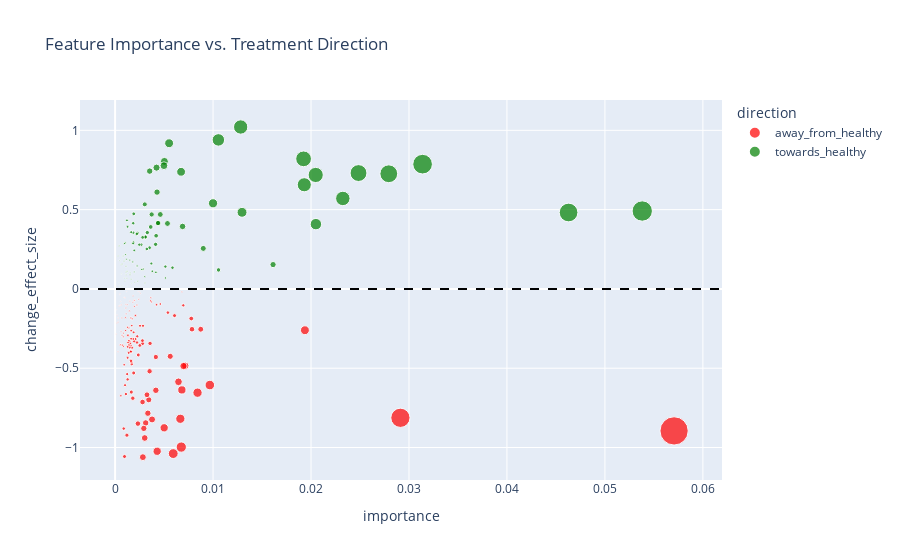

Source (notebook cell):
### Code cell
### Test with no "at" features
# 1. Train Healthy vs Sick model

## remove features with ' at ' in the name
_healthy_left_hindlimb_features_df = healthy_left_hindlimb_features_df.loc[
    :, ~healthy_left_hindlimb_features_df.columns.str.contains(' at ')
]
_sick_left_hindlimb_features_df = sick_left_hindlimb_features_df.loc[
    :, ~sick_left_hindlimb_features_df.columns.str.contains(' at ')
]
_treatment_left_hindlimb_features_df = treatment_left_hindlimb_features_df.loc[
    :, ~treatment_left_hindlimb_features_df.columns.str.contains(' at ')
]

## standardize the features
scaler = StandardScaler()
scaled_healthy_features = scaler.fit_transform(_healthy_left_hindlimb_features_df)
scaled_sick_features = scaler.transform(_sick_left_hindlimb_features_df)
scaled_treatment_features = scaler.transform(_treatment_left_hindlimb_features_df)

X = np.concatenate([scaled_healthy_features, scaled_sick_features])
y = [0] * len(scaled_healthy_features) + [1] * len(scaled_sick_features)  # 0=Healthy, 1=Sick

rf = RandomForestClassifier(n_estimators=500, random_state=42)
rf.fit(X, y)

importances = pd.Series(rf.feature_importances_, index=_healthy_left_hindlimb_features_df.columns).sort_values(ascending=False)

# 2. For each top feature, check treatment direction
rows = []
for col in importances.index:
    h = _healthy_left_hindlimb_features_df[col].dropna()
    s = _sick_left_hindlimb_features_df[col].dropna()
    t = _treatment_left_hindlimb_features_df[col].dropna()

    if len(h) < 2 or len(s) < 2 or len(t) == 0:
        continue  # skip if no variance or insufficient samples

    d_sick = abs(s.mean() - h.mean())
    d_treat = abs(t.mean() - h.mean())

    # Pooled std for Healthy vs Sick
    pooled_std = np.sqrt(((len(h)-1)*h.var() + (len(s)-1)*s.var()) / (len(h) + len(s) - 2))

    if pooled_std == 0:
        change_effect_size = np.nan
    else:
        change_effect_size = (d_sick - d_treat) / pooled_std

    rows.append((col, importances[col], d_sick - d_treat, change_effect_size))

res_df = pd.DataFrame(rows, columns=["feature", "importance", "change_score", "change_effect_size"])

# Step 3: Sort by combined score
res_df["combined_rank"] = res_df["importance"] * res_df["change_effect_size"].abs()
res_df = res_df.sort_values("combined_rank", ascending=False)

# Optional: add a label for direction
res_df["direction"] = res_df["change_effect_size"].apply(lambda x: "towards_healthy" if x > 0 else "away_from_healthy" if x < 0 else "no_change")

# print(res_df.head(20))  # top 20 most important + largest shift
print("Feature number after removing ' at ': ", res_df.shape[0])
print("\nDirection counts:\n", res_df["direction"].value_counts())

## export results to CSV
res_df.to_csv(os.path.join('./', 'feature_change_analysis_no_at.csv'), index=False)

fig = px.scatter(
    res_df,
    x="importance",
    y="change_effect_size",
    size="combined_rank",
    color="direction",
    hover_data=["feature", "importance", "change_effect_size", "combined_rank"],
    color_discrete_map={
        "towards_healthy": "green",
        "away_from_healthy": "red",
        "no_change": "gray"
    },
    title="Feature Importance vs. Treatment Direction"
)

fig.add_hline(y=0, line_dash="dash", line_color="black")
fig.show()
# fig.write_html(os.path.join('./', 'treatment_influence.html'))

print(res_df.head(20))

### Figure 1 — Plotly figure (JSON) as saved in the notebook; plotly's stock layout.template omitted (floating-point values rounded to 4 significant figures; data arrays with more than 128 entries replaced by an {"elided": "..."} marker saying what was removed)
{"data": [{"customdata": {"elided": "137x2 mixed values"}, "hovertemplate": "direction=away_from_healthy<br>importance=%{x}<br>change_effect_size=%{y}<br>combined_rank=%{customdata[1]}<br>feature=%{customdata[0]}<extra></extra>", "legendgroup": "away_from_healthy", "marker": {"color": "red", "size": {"elided": "137 float values"}, "sizemode": "area", "sizeref": 0.0001277, "symbol": "circle"}, "mode": "markers", "name": "away_from_healthy", "orientation": "v", "showlegend": true, "type": "scatter", "x": {"elided": "137 float values"}, "xaxis": "x", "y": {"elided": "137 float values"}, "yaxis": "y"}, {"customdata": {"elided": "98x2 mixed values"}, "hovertemplate": "direction=towards_healthy<br>importance=%{x}<br>change_effect_size=%{y}<br>combined_rank=%{customdata[1]}<br>feature=%{customdata[0]}<extra></extra>", "legendgroup": "towards_healthy", "marker": {"color": "green", "size": [0.02643, 0.02469, 0.02231, 0.02028, 0.01815, 0.01578, 0.01471, 0.01326, 0.01309, 0.01268, 0.009906, 0.008371, 0.00626, 0.005397, 0.005065, 0.004975, 0.004048, 0.003874, 0.003233, 0.002714, 0.002624, 0.002614, 0.002474, 0.0023, 0.002206, 0.002167, 0.001838, 0.001815, 0.001752, 0.001615, 0.001421, 0.001404, 0.001265, 0.001169, 0.001162, 0.001014, 0.001011, 0.0009149, 0.0009127, 0.0009022, 0.0008162, 0.0008073, 0.0007848, 0.0007662, 0.000766, 0.0007467, 0.0007236, 0.0006885, 0.0006595, 0.0005931, 0.0005883, 0.0005525, 0.0005264, 0.0005226, 0.0004984, 0.0004752, 0.0004362, 0.0004234, 0.0003592, 0.0003545, 0.0003344, 0.000325, 0.0003074, 0.000303, 0.0002735, 0.000273, 0.0002389, 0.0002323, 0.0002166, 0.0002083, 0.0001687, 0.0001594, 0.0001589, 0.0001541, 0.0001396, 0.0001393, 0.0001198, 0.0001146, 0.000113, 0.0001119, 0.0001109, 0.0001017, 0.0001011, 9.285e-05, 8.348e-05, 8.228e-05, 8.002e-05, 6.644e-05, 6.349e-05, 6.104e-05, 5.862e-05, 5.043e-05, 1.875e-05, 1.647e-05, 1.445e-05, 1.106e-05, 1.006e-05, 3.408e-06], "sizemode": "area", "sizeref": 0.0001277, "symbol": "circle"}, "mode": "markers", "name": "towards_healthy", "orientation": "v", "showlegend": true, "type": "scatter", "x": [0.05381, 0.03139, 0.04629, 0.02794, 0.02485, 0.01924, 0.02048, 0.02325, 0.01282, 0.01931, 0.01054, 0.0205, 0.01296, 0.009996, 0.005514, 0.006736, 0.005033, 0.004985, 0.004228, 0.006887, 0.003532, 0.004281, 0.01613, 0.009002, 0.005347, 0.004614, 0.004427, 0.004372, 0.003732, 0.003029, 0.003636, 0.004189, 0.01056, 0.003289, 0.004134, 0.003099, 0.003089, 0.002814, 0.003515, 0.001905, 0.003238, 0.002294, 0.005858, 0.00185, 0.00221, 0.002677, 0.005133, 0.002468, 0.00186, 0.0037, 0.001644, 0.001875, 0.001835, 0.001209, 0.001272, 0.001956, 0.004163, 0.003797, 0.002874, 0.005131, 0.002726, 0.002247, 0.001809, 0.001045, 0.0009536, 0.001504, 0.003029, 0.001073, 0.001155, 0.001945, 0.0008142, 0.0009093, 0.001112, 0.001532, 0.001244, 0.001521, 0.001119, 0.0007307, 0.00304, 0.0004112, 0.002299, 0.001121, 0.001646, 0.0006055, 0.002007, 0.0004606, 0.001194, 0.0009586, 0.0003064, 0.0006431, 0.001663, 0.001007, 0.001252, 0.0003982, 0.0007979, 0.0006104, 0.0004283, 0.0004649], "xaxis": "x", "y": [0.4912, 0.7867, 0.4819, 0.7261, 0.7305, 0.8202, 0.7186, 0.5704, 1.021, 0.6568, 0.9396, 0.4084, 0.4831, 0.5399, 0.9186, 0.7386, 0.8042, 0.7771, 0.7647, 0.394, 0.7428, 0.6104, 0.1534, 0.2555, 0.4127, 0.4696, 0.4152, 0.4152, 0.4696, 0.5332, 0.3908, 0.3352, 0.1198, 0.3554, 0.281, 0.3272, 0.3272, 0.3251, 0.2596, 0.4737, 0.2521, 0.3518, 0.134, 0.4142, 0.3466, 0.279, 0.141, 0.279, 0.3545, 0.1603, 0.3579, 0.2947, 0.2868, 0.4324, 0.3919, 0.243, 0.1048, 0.1115, 0.125, 0.06908, 0.1227, 0.1446, 0.1699, 0.29, 0.2868, 0.1816, 0.07888, 0.2165, 0.1876, 0.1071, 0.2072, 0.1753, 0.1429, 0.1006, 0.1122, 0.09162, 0.107, 0.1569, 0.03716, 0.2721, 0.04822, 0.0907, 0.06144, 0.1533, 0.04159, 0.1787, 0.067, 0.06931, 0.2072, 0.09493, 0.03524, 0.05009, 0.01498, 0.04137, 0.01811, 0.01811, 0.02348, 0.00733], "yaxis": "y"}], "layout": {"legend": {"itemsizing": "constant", "title": {"text": "direction"}, "tracegroupgap": 0}, "shapes": [{"line": {"color": "black", "dash": "dash"}, "type": "line", "x0": 0, "x1": 1, "xref": "x domain", "y0": 0, "y1": 0, "yref": "y"}], "title": {"text": "Feature Importance vs. Treatment Direction"}, "xaxis": {"anchor": "y", "domain": [0, 1], "title": {"text": "importance"}}, "yaxis": {"anchor": "x", "domain": [0, 1], "title": {"text": "change_effect_size"}}}}
